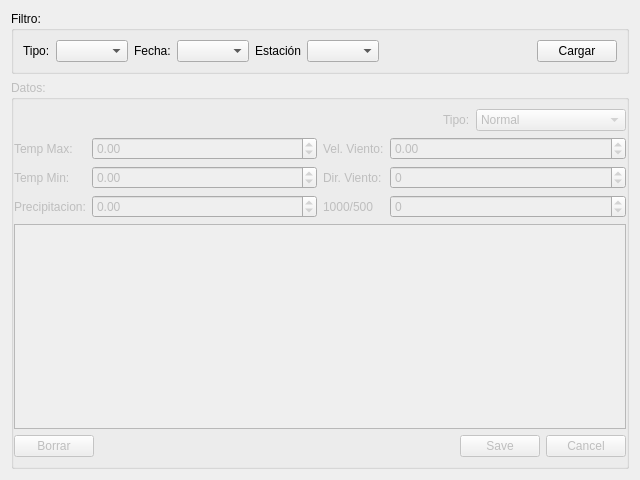
<?xml version="1.0" encoding="UTF-8"?>
<ui version="4.0">
 <class>dataModificationWidget</class>
 <widget class="QWidget" name="dataModificationWidget">
  <property name="geometry">
   <rect>
    <x>0</x>
    <y>0</y>
    <width>640</width>
    <height>480</height>
   </rect>
  </property>
  <property name="windowTitle">
   <string>Modificar Datos</string>
  </property>
  <layout class="QVBoxLayout" name="verticalLayout">
   <item>
    <widget class="QGroupBox" name="filterGroupBox">
     <property name="sizePolicy">
      <sizepolicy hsizetype="Preferred" vsizetype="Maximum">
       <horstretch>0</horstretch>
       <verstretch>0</verstretch>
      </sizepolicy>
     </property>
     <property name="title">
      <string>Filtro:</string>
     </property>
     <layout class="QHBoxLayout" name="horizontalLayout">
      <item>
       <widget class="QLabel" name="label_2">
        <property name="text">
         <string>Tipo:</string>
        </property>
       </widget>
      </item>
      <item>
       <widget class="QComboBox" name="typeComboBox"/>
      </item>
      <item>
       <widget class="QLabel" name="label">
        <property name="text">
         <string>Fecha:</string>
        </property>
       </widget>
      </item>
      <item>
       <widget class="QComboBox" name="dateComboBox"/>
      </item>
      <item>
       <widget class="QLabel" name="label_4">
        <property name="text">
         <string>Estación</string>
        </property>
       </widget>
      </item>
      <item>
       <widget class="QComboBox" name="cboEstacion"/>
      </item>
      <item>
       <spacer name="horizontalSpacer">
        <property name="orientation">
         <enum>Qt::Horizontal</enum>
        </property>
        <property name="sizeHint" stdset="0">
         <size>
          <width>40</width>
          <height>20</height>
         </size>
        </property>
       </spacer>
      </item>
      <item>
       <widget class="QPushButton" name="loadButton">
        <property name="text">
         <string>Cargar</string>
        </property>
       </widget>
      </item>
     </layout>
    </widget>
   </item>
   <item>
    <widget class="QGroupBox" name="dataGroupBox">
     <property name="enabled">
      <bool>false</bool>
     </property>
     <property name="title">
      <string>Datos:</string>
     </property>
     <property name="flat">
      <bool>true</bool>
     </property>
     <layout class="QVBoxLayout" name="verticalLayout_2">
      <property name="leftMargin">
       <number>0</number>
      </property>
      <property name="rightMargin">
       <number>0</number>
      </property>
      <item>
       <layout class="QHBoxLayout" name="horizontalLayout_2">
        <property name="topMargin">
         <number>0</number>
        </property>
        <item>
         <spacer name="horizontalSpacer_2">
          <property name="orientation">
           <enum>Qt::Horizontal</enum>
          </property>
          <property name="sizeHint" stdset="0">
           <size>
            <width>40</width>
            <height>20</height>
           </size>
          </property>
         </spacer>
        </item>
        <item>
         <widget class="QLabel" name="label_3">
          <property name="text">
           <string>Tipo:</string>
          </property>
         </widget>
        </item>
        <item>
         <widget class="QComboBox" name="kindComboBox">
          <item>
           <property name="text">
            <string>Normal</string>
           </property>
          </item>
          <item>
           <property name="text">
            <string>Mensual</string>
           </property>
          </item>
          <item>
           <property name="text">
            <string>Solsticio Verano</string>
           </property>
          </item>
          <item>
           <property name="text">
            <string>Solsticio Invierno</string>
           </property>
          </item>
          <item>
           <property name="text">
            <string>Equinoccio Primavera</string>
           </property>
          </item>
          <item>
           <property name="text">
            <string>Equinoccio Otoño</string>
           </property>
          </item>
         </widget>
        </item>
       </layout>
      </item>
      <item>
       <layout class="QHBoxLayout" name="horizontalLayout_8">
        <property name="rightMargin">
         <number>0</number>
        </property>
        <item>
         <layout class="QFormLayout" name="formLayout">
          <item row="0" column="0">
           <widget class="QLabel" name="tempMaxLabel">
            <property name="text">
             <string>Temp Max:</string>
            </property>
           </widget>
          </item>
          <item row="0" column="1">
           <widget class="QDoubleSpinBox" name="tempMaxDoubleSpinBox">
            <property name="minimum">
             <double>-99990000.000000000000000</double>
            </property>
           </widget>
          </item>
          <item row="1" column="0">
           <widget class="QLabel" name="tempMinLabel">
            <property name="text">
             <string>Temp Min:</string>
            </property>
           </widget>
          </item>
          <item row="1" column="1">
           <widget class="QDoubleSpinBox" name="tempMinDoubleSpinBox">
            <property name="minimum">
             <double>-990000.000000000000000</double>
            </property>
           </widget>
          </item>
          <item row="2" column="0">
           <widget class="QLabel" name="presionLabel">
            <property name="text">
             <string>Precipitacion:</string>
            </property>
           </widget>
          </item>
          <item row="2" column="1">
           <widget class="QDoubleSpinBox" name="precipitacionSpinBox">
            <property name="minimum">
             <double>-99.000000000000000</double>
            </property>
           </widget>
          </item>
         </layout>
        </item>
        <item>
         <layout class="QFormLayout" name="formLayout_2">
          <property name="fieldGrowthPolicy">
           <enum>QFormLayout::AllNonFixedFieldsGrow</enum>
          </property>
          <item row="0" column="0">
           <widget class="QLabel" name="velVientoLabel">
            <property name="text">
             <string>Vel. Viento:</string>
            </property>
           </widget>
          </item>
          <item row="1" column="0">
           <widget class="QLabel" name="dirVientoLabel">
            <property name="text">
             <string>Dir. Viento:</string>
            </property>
           </widget>
          </item>
          <item row="1" column="1">
           <widget class="QSpinBox" name="dirVientoSpinBox">
            <property name="minimum">
             <number>-99</number>
            </property>
            <property name="maximum">
             <number>32</number>
            </property>
           </widget>
          </item>
          <item row="2" column="0">
           <widget class="QLabel" name="data1000500Label">
            <property name="text">
             <string>1000/500</string>
            </property>
           </widget>
          </item>
          <item row="0" column="1">
           <widget class="QDoubleSpinBox" name="velVientoDoubleSpinBox">
            <property name="minimum">
             <double>-99.000000000000000</double>
            </property>
            <property name="maximum">
             <double>999.990000000000009</double>
            </property>
           </widget>
          </item>
          <item row="2" column="1">
           <widget class="QSpinBox" name="data1000500SpinBox">
            <property name="minimum">
             <number>-99</number>
            </property>
            <property name="maximum">
             <number>9999</number>
            </property>
           </widget>
          </item>
         </layout>
        </item>
       </layout>
      </item>
      <item>
       <widget class="QPlainTextEdit" name="observacionTextEdit"/>
      </item>
      <item>
       <layout class="QHBoxLayout" name="horizontalLayout_9">
        <item>
         <widget class="QPushButton" name="delButton">
          <property name="text">
           <string>Borrar</string>
          </property>
         </widget>
        </item>
        <item>
         <widget class="QDialogButtonBox" name="buttonBox">
          <property name="standardButtons">
           <set>QDialogButtonBox::Cancel|QDialogButtonBox::Save</set>
          </property>
         </widget>
        </item>
       </layout>
      </item>
     </layout>
    </widget>
   </item>
  </layout>
 </widget>
 <resources/>
 <connections/>
</ui>
